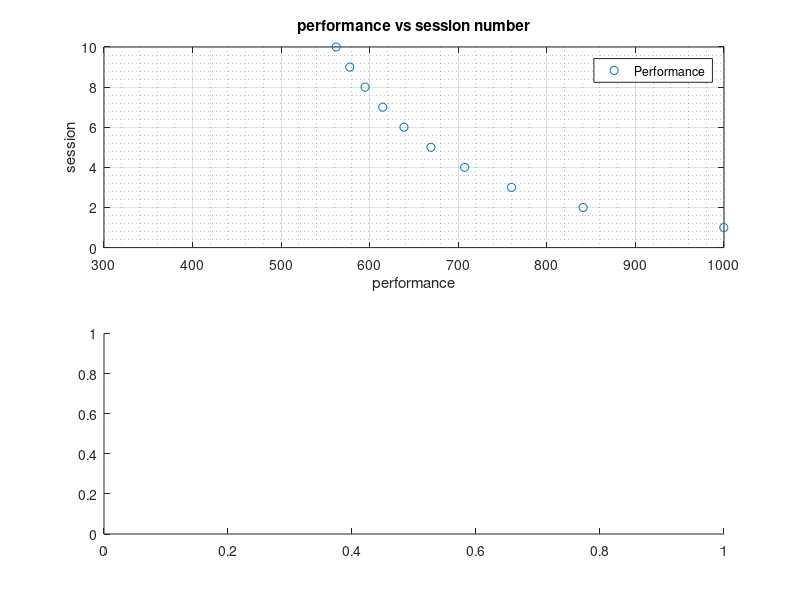

The MATLAB script that drew this image: (Note: this script raises an error after producing the figure.)
session = [1:1:100].';
th=1000*[1:100].^(-1/4)+ randn(1,100)/5;

subplot(2,1,1)
plot(th, session, 'o')
grid on
grid minor
ylim([0 10])
ylabel('session')
xlabel('performance')
title('performance vs session number')
legend('Performance')

subplot(2,1,2)
histogram(th, 40, 'FaceColor','red')
grid on
ylabel('count')
xlabel('performance')
title('performance in 40 bins')
legend('Performance')